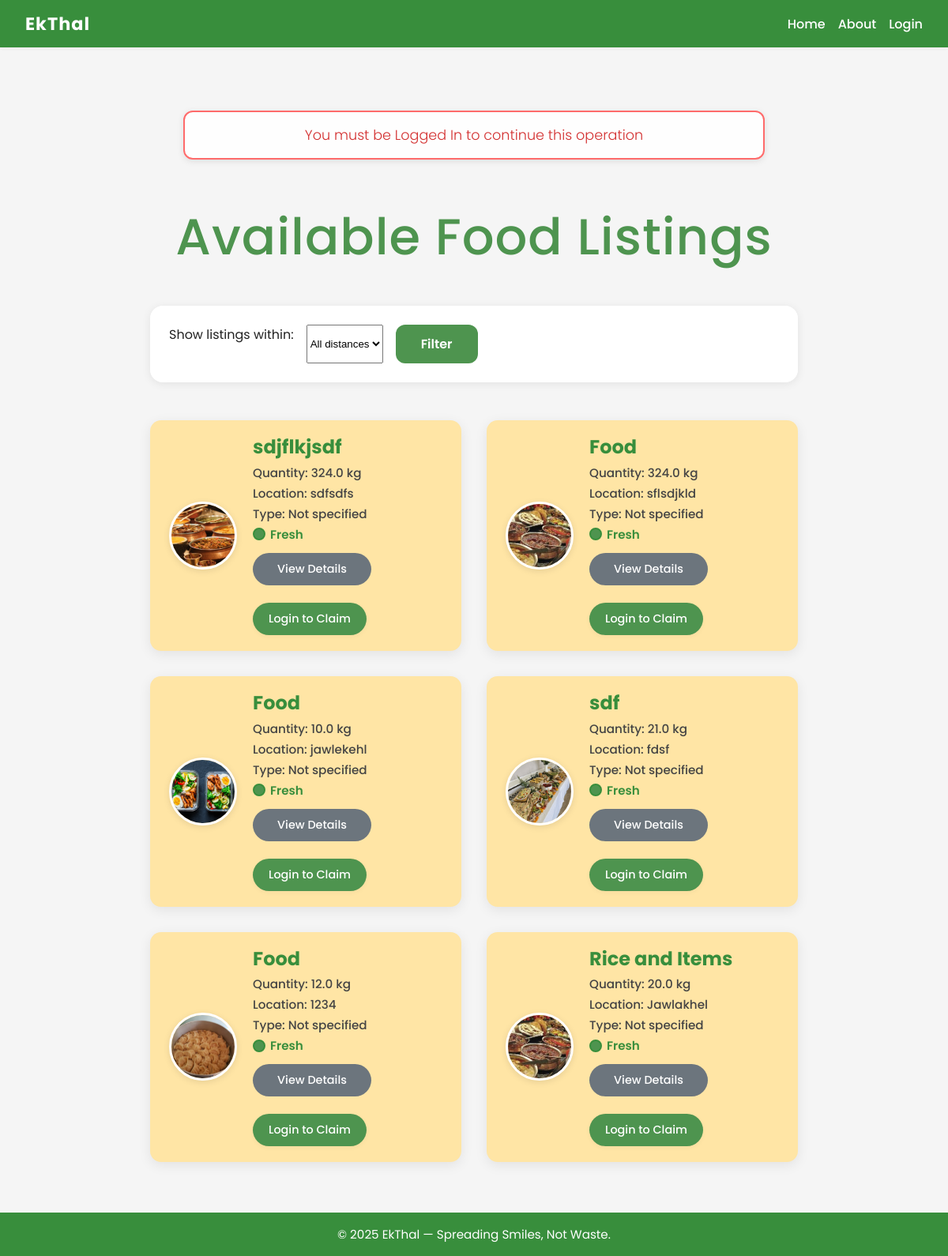
The page /listings/ on the database as committed earlier.
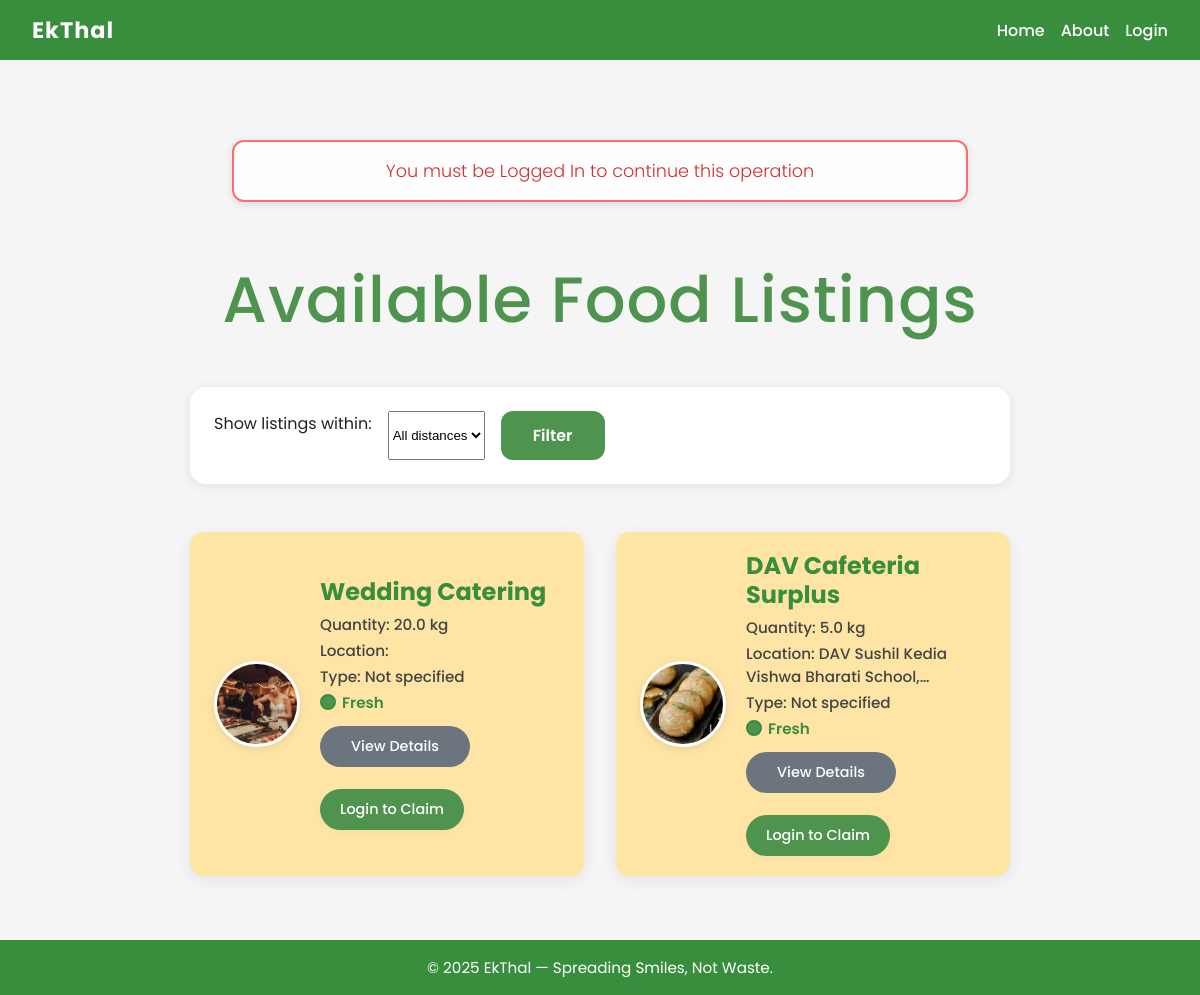
The same page on the database as committed later.
### app/models.py (models this page shows, shortened)
class FoodListing(models.Model):
    donor = models.ForeignKey(Profile, on_delete=models.CASCADE)
    title = models.CharField(max_length=100, help_text='Required')
    description = models.TextField(help_text='Required')
    location = models.CharField(max_length=255, help_text='Required')
    latitude = models.FloatField(null=True, blank=True)
    longitude = models.FloatField(null=True, blank=True)
    quantity = models.FloatField(help_text='Quantity in kg (Required)')
    prepared_at = models.DateTimeField(null=True, blank=True, help_text='Date and hour food was prepared (Required)')
    created_at = models.DateTimeField(auto_now_add=True)
    image = models.ImageField(upload_to='food_images/', blank=True, null=True)
    ai_report = models.TextField(blank=True)
    recurring = models.BooleanField(default=False)
    storage = models.CharField(max_length=50, blank=True, help_text='Required')
    prepared_by = models.CharField(max_length=50, blank=True, help_text='Required')
    special_instructions = models.TextField(blank=True, help_text='Optional')
    status = models.CharField(max_length=20, choices=[('pending', 'Pending'), ('approved', 'Approved'), ('rejected', 'Rejected')], default='pending')

### app/views.py (the view, shortened to what this page needs)
# urls.py: path("listings/", views.listings, name="listings"),
def listings(request):
    radius = request.GET.get('radius', '')
    listings = FoodListing.objects.filter(status='approved')
    listings = sorted(listings, key=lambda x: x.created_at, reverse=True)
    user_profile = None
    is_org = False
    if request.user.is_authenticated:
        try:
            user_profile = Profile.objects.get(user=request.user)
            is_org = user_profile.is_organization
        except Profile.DoesNotExist:
            pass
    return render(request, 'food_listings.html', {
        'listings': listings,
        'radius': radius,
        'is_org': is_org,
    })

### app/views.py (called while the page is built)
def user_profile_context(request):
    if request.user.is_authenticated:
        try:
            return {'profile': Profile.objects.get(user=request.user)}
        except Profile.DoesNotExist:
            return {'profile': None}
    return {'profile': None}

### templates/food_listings.html (shortened to what this page needs)
{% extends "base.html" %}
{% load static %}
{% block extra_head %}
<link rel="stylesheet" href="{% static 'listings.css' %}">
<link rel="stylesheet" href="https://cdnjs.cloudflare.com/ajax/libs/font-awesome/6.0.0/css/all.min.css">
{% endblock %}
{% block content %}
{% if not user.is_authenticated %}
<div class="login-notice">
  <p>You must be Logged In to continue this operation</p>
</div>
{% elif user.is_authenticated and profile and not profile.is_receiver %}
<div class="login-notice">
  <p>You are logged in as a donor. Please signup as a receiver to claim listings.</p>
</div>
{% endif %}
<h2 class="title">Available Food Listings</h2>
<div class="listings-container">
  <form method="get" class="filter-form">
    <label for="radius">Show listings within:</label>
    <select name="radius" id="radius">
      <option value="">All distances</option>
    </select>
    <button type="submit">Filter</button>
  </form>
  <div class="listings-grid">
    {% for listing in listings %}
      <div class="food-card {% if listing.id in claimed_ids %}claimed{% endif %}">
        {% if listing.image %}
        <img src="{{ listing.image.url }}" alt="{{ listing.title }}" class="food-img">
        {% else %}
        <img src="https://images.unsplash.com/photo-1504674900247-0877df9cc836?auto=format&fit=crop&w=100&q=80" alt="{{ listing.title }}" class="food-img">
        {% endif %}
        <div class="food-info">
          <div class="food-title">{{ listing.title }}</div>
          <div class="food-qty">Quantity: {{ listing.quantity }} kg</div>
          <div class="food-location" title="{{ listing.location }}">Location: {{ listing.location|truncatechars:40 }}</div>
          <div class="food-type">Type: {{ listing.type_of_food|default:"Not specified" }}</div>
          <div class="food-status-bar">
            <span class="status-dot fresh"></span>
            <span class="status-text">Fresh</span>
          </div>
          <div class="card-actions">
            <a href="{% url 'listing_detail' listing.id %}" class="details-btn">View Details</a>
            {% if user.is_authenticated and is_org and listing.id not in claimed_ids %}
              <a href="{% url 'claim_listing' listing.id %}" class="claim-btn">Claim Food</a>
            {% elif not user.is_authenticated %}
              <a href="{% url 'login' %}" class="claim-btn">Login to Claim</a>
            {% endif %}
          </div>
        </div>
      </div>
    {% empty %}
      <div class="no-listings">
        <p>No listings found.</p>
      </div>
    {% endfor %}
  </div>
</div>
{% endblock %}

Rows that differ between the two databases and show on the page:
removed FoodListing: image (picture), title "sdjflkjsdf", quantity "324.0", location "sdfsdfs", type_of_food "Not specified"
removed FoodListing: image (picture), title "Food", quantity "324.0", location "sflsdjkld", type_of_food "Not specified"
removed FoodListing: image (picture), title "Food", quantity "10.0", location "jawlekehl", type_of_food "Not specified"
removed FoodListing: image (picture), title "sdf", quantity "21.0", location "fdsf", type_of_food "Not specified"
removed FoodListing: image (picture), title "Food", quantity "12.0", location "1234", type_of_food "Not specified"
removed FoodListing: image (picture), title "Rice and Items", quantity "20.0", location "Jawlakhel", type_of_food "Not specified"
now on this page (row edited): FoodListing: image (picture), title "Wedding Catering", quantity "20.0", type_of_food "Not specified"
added FoodListing: image (placeholder picture), title "DAV Cafeteria Surplus", quantity "5.0", location "DAV Sushil Kedia Vishwa Bharati School,…", type_of_food "Not specified"
